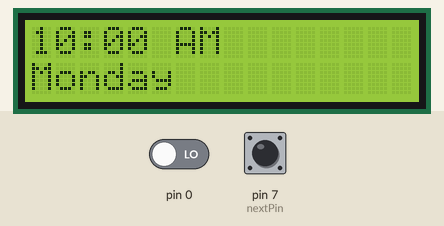
Recording of a sketch running on a simulated Arduino Uno, built with avr-gcc and run on an emulated ATmega328P. Parts: 16×2 character LCD. The inputs (shaded band) are chosen by the test bench; at power-on: pin 7 (nextPin) HIGH, pin 0 LOW.

Above: at 1.2 s.
1.3 s: pin 7 (nextPin) pulled LOW for 1 s
At 3.4 s:
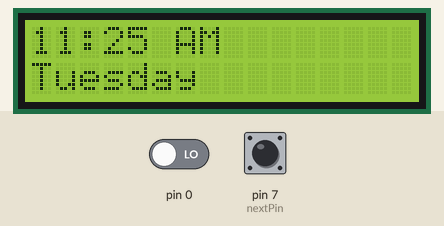
3.8 s: pin 7 (nextPin) pulled LOW for 0.15 s
At 4.8 s:
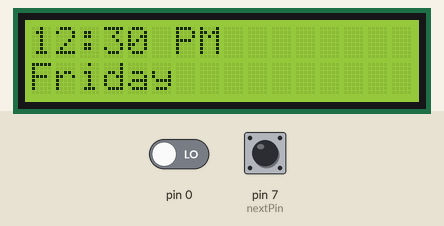
5.4 s: pin 7 (nextPin) pulled LOW for 3.2 s
At 5.55 s:
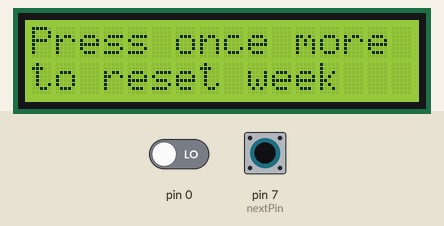

Measured:
- after the input at 1.3 s, the display: changes after 0.10 s (image 1)
- after the input at 3.8 s, the display: changes after 0.10 s (image 2)
- after the input at 5.4 s, the display: changes after 0.11 s (image 3)

The sketch:

class-end-rev.ino
```cpp
//Reed Simon
//v2.1.0
//17.04.26

#include <LiquidCrystal.h>
#include <avr/sleep.h>

LiquidCrystal lcd(12, 11, 6, 5, 4, 3);

const byte nextPin = 7; //BUTTON to advance to NEXT DAY manually
const byte wakePin = 2; //BUTTON to WAKE arduino from sleep, on an INTERRUPT pin
const byte sleepPin = 8; //BUTTON to call the sleepNow() function, PUTS DEVICE TO SLEEP

int day = 1;
volatile int daySave = day;

void setup(){
    lcd.begin(16,2);

    pinMode(nextPin, INPUT); //Attached to external PULLUP resistor
    pinMode(wakePin, INPUT_PULLUP); //Uses internal pullup resistor
    pinMode(sleepPin, INPUT);

    if(day == 1){
        lcd.print("10:00 AM");
        lcd.setCursor(0, 1);
        lcd.print("Monday");
    } else if(day == 2){
        lcd.print("11:25 AM");
        lcd.setCursor(0, 1);
        lcd.print("Tuesday");
    } else if(day == 3){
        lcd.print("12:30 PM");
        lcd.setCursor(0, 1);
        lcd.print("Friday");
    }
}

void wakeNow(){ //This runs after sleep before anything else, no delay() here
    day = daySave;
    //lcd.display(); //REPLACE WITH TURN ON DISPLAY COMMAND
}

void sleepNow(){
    set_sleep_mode(SLEEP_MODE_PWR_DOWN);
    sleep_enable();
    attachInterrupt(0, wakeNow, LOW); //Listening for the wakePin button to go LOW, then runs wakeNow()
    daySave = day;
    sleep_mode();
    //This is where the board wakes up
    sleep_disable();
    detachInterrupt(0);
}

void loop(){
    if(digitalRead(sleepPin == LOW)){
        //lcd.noDisplay(); //REPLACE WITH DISPLAY OFF COMMAND
        sleepNow();
    } else{
        if(digitalRead(nextPin) == LOW){
            delay(100);
            if(digitalRead(nextPin) == LOW){
                lcd.clear();
                if(day < 4){
                    day++;
                } else if(day >= 4){
                    day = 1;
                }
                if(day == 1){
                    lcd.print("10:00 AM");
                    lcd.setCursor(0, 1);
                    lcd.print("Monday");
                } else if(day == 2){
                    lcd.print("11:25 AM");
                    lcd.setCursor(0, 1);
                    lcd.print("Tuesday");
                } else if(day == 3){
                    lcd.print("12:30 PM");
                    lcd.setCursor(0, 1);
                    lcd.print("Friday");
                } else if(day == 4){
                    lcd.print("Press once more");
                    lcd.setCursor(0, 1);
                    lcd.print("to reset week");
                }
            }
        }
    }
}
```
